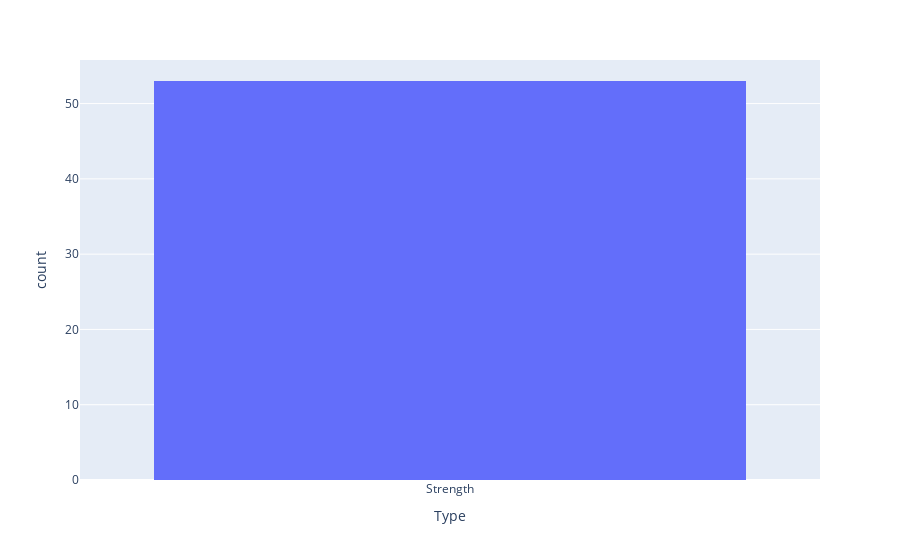
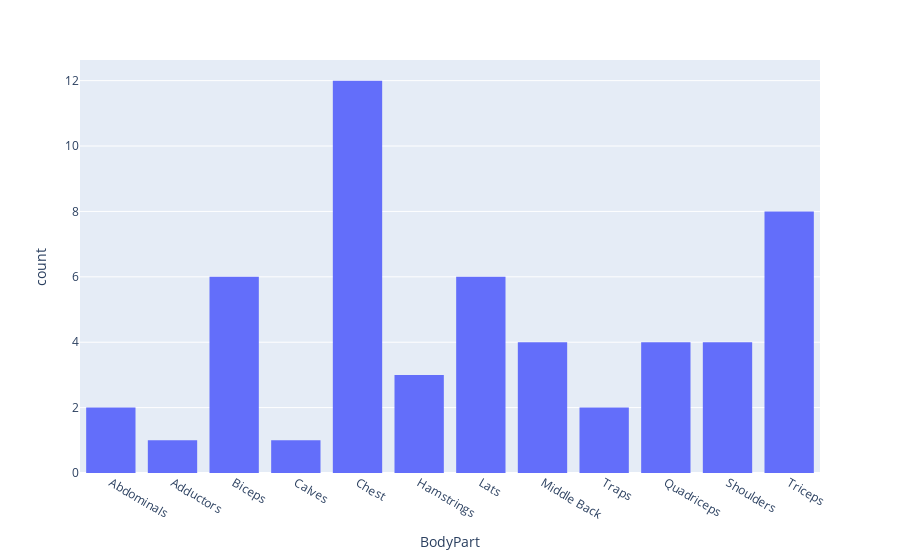
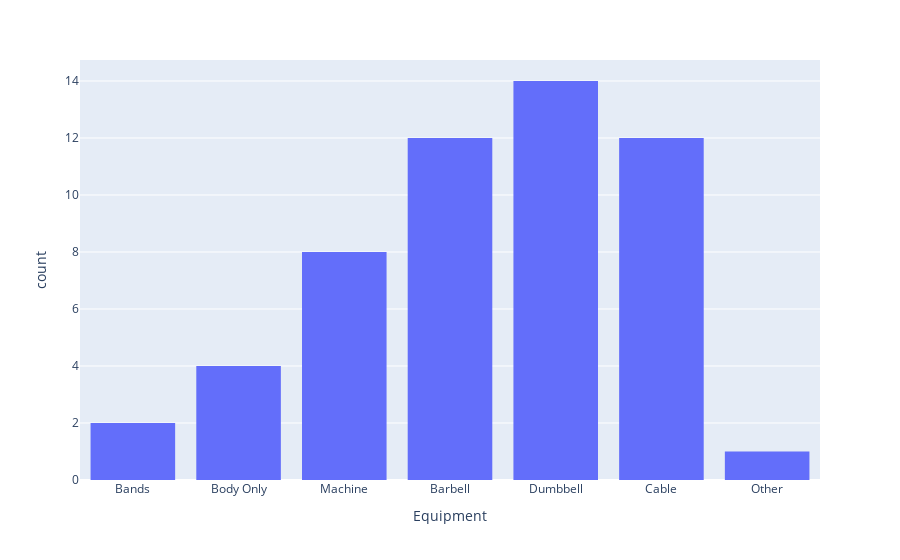
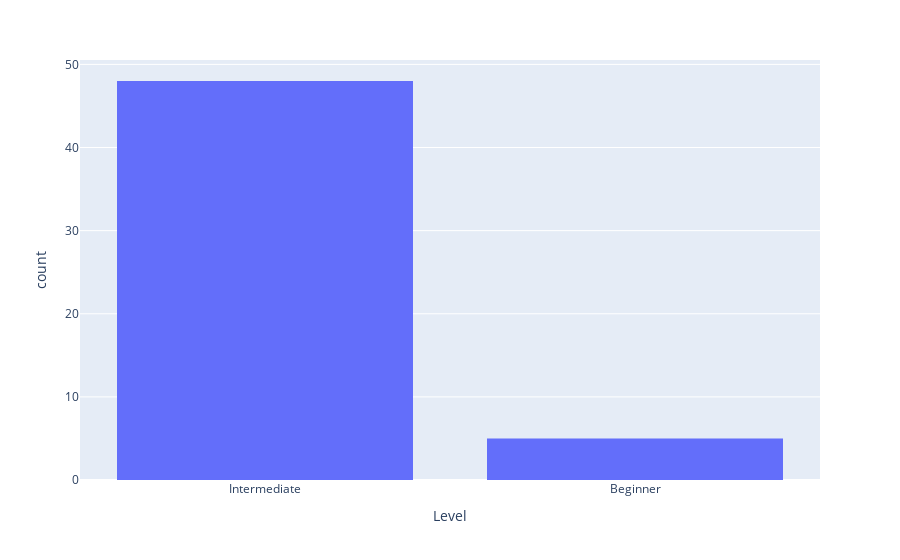

Write notebook code for charts like these, in order.
### Code cell
# Distributions of columns
for column in workout_exercises.drop(columns=["Desc", "Title"]).columns:
    fig = px.histogram(workout_exercises, x=column)
    fig.show()

### Figure 1 — Plotly figure (JSON) as saved in the notebook; plotly's stock layout.template omitted (floating-point values rounded to 4 significant figures)
{"data": [{"alignmentgroup": "True", "bingroup": "x", "hovertemplate": "Type=%{x}<br>count=%{y}<extra></extra>", "legendgroup": "", "marker": {"color": "#636efa", "pattern": {"shape": ""}}, "name": "", "offsetgroup": "", "orientation": "v", "showlegend": false, "x": ["Strength", "Strength", "Strength", "Strength", "Strength", "Strength", "Strength", "Strength", "Strength", "Strength", "Strength", "Strength", "Strength", "Strength", "Strength", "Strength", "Strength", "Strength", "Strength", "Strength", "Strength", "Strength", "Strength", "Strength", "Strength", "Strength", "Strength", "Strength", "Strength", "Strength", "Strength", "Strength", "Strength", "Strength", "Strength", "Strength", "Strength", "Strength", "Strength", "Strength", "Strength", "Strength", "Strength", "Strength", "Strength", "Strength", "Strength", "Strength", "Strength", "Strength", "Strength", "Strength", "Strength"], "xaxis": "x", "yaxis": "y", "type": "histogram"}], "layout": {"xaxis": {"anchor": "y", "domain": [0.0, 1.0], "title": {"text": "Type"}}, "yaxis": {"anchor": "x", "domain": [0.0, 1.0], "title": {"text": "count"}}, "legend": {"tracegroupgap": 0}, "margin": {"t": 60}, "barmode": "relative"}}

### Figure 2 — Plotly figure (JSON) as saved in the notebook; plotly's stock layout.template omitted (floating-point values rounded to 4 significant figures)
{"data": [{"alignmentgroup": "True", "bingroup": "x", "hovertemplate": "BodyPart=%{x}<br>count=%{y}<extra></extra>", "legendgroup": "", "marker": {"color": "#636efa", "pattern": {"shape": ""}}, "name": "", "offsetgroup": "", "orientation": "v", "showlegend": false, "x": ["Abdominals", "Abdominals", "Adductors", "Biceps", "Biceps", "Biceps", "Biceps", "Biceps", "Biceps", "Calves", "Chest", "Chest", "Chest", "Chest", "Chest", "Chest", "Chest", "Chest", "Chest", "Chest", "Chest", "Chest", "Hamstrings", "Hamstrings", "Hamstrings", "Lats", "Lats", "Lats", "Lats", "Lats", "Lats", "Middle Back", "Middle Back", "Middle Back", "Middle Back", "Traps", "Traps", "Quadriceps", "Quadriceps", "Quadriceps", "Quadriceps", "Shoulders", "Shoulders", "Shoulders", "Shoulders", "Triceps", "Triceps", "Triceps", "Triceps", "Triceps", "Triceps", "Triceps", "Triceps"], "xaxis": "x", "yaxis": "y", "type": "histogram"}], "layout": {"xaxis": {"anchor": "y", "domain": [0.0, 1.0], "title": {"text": "BodyPart"}}, "yaxis": {"anchor": "x", "domain": [0.0, 1.0], "title": {"text": "count"}}, "legend": {"tracegroupgap": 0}, "margin": {"t": 60}, "barmode": "relative"}}

### Figure 3 — Plotly figure (JSON) as saved in the notebook; plotly's stock layout.template omitted (floating-point values rounded to 4 significant figures)
{"data": [{"alignmentgroup": "True", "bingroup": "x", "hovertemplate": "Equipment=%{x}<br>count=%{y}<extra></extra>", "legendgroup": "", "marker": {"color": "#636efa", "pattern": {"shape": ""}}, "name": "", "offsetgroup": "", "orientation": "v", "showlegend": false, "x": ["Bands", "Body Only", "Machine", "Bands", "Barbell", "Barbell", "Dumbbell", "Dumbbell", "Cable", "Barbell", "Barbell", "Barbell", "Barbell", "Barbell", "Machine", "Machine", "Machine", "Cable", "Cable", "Cable", "Dumbbell", "Dumbbell", "Dumbbell", "Machine", "Machine", "Barbell", "Dumbbell", "Cable", "Cable", "Body Only", "Body Only", "Barbell", "Dumbbell", "Dumbbell", "Cable", "Dumbbell", "Dumbbell", "Barbell", "Other", "Machine", "Machine", "Dumbbell", "Dumbbell", "Cable", "Cable", "Barbell", "Barbell", "Dumbbell", "Dumbbell", "Cable", "Cable", "Cable", "Body Only"], "xaxis": "x", "yaxis": "y", "type": "histogram"}], "layout": {"xaxis": {"anchor": "y", "domain": [0.0, 1.0], "title": {"text": "Equipment"}}, "yaxis": {"anchor": "x", "domain": [0.0, 1.0], "title": {"text": "count"}}, "legend": {"tracegroupgap": 0}, "margin": {"t": 60}, "barmode": "relative"}}

### Figure 4 — Plotly figure (JSON) as saved in the notebook; plotly's stock layout.template omitted (floating-point values rounded to 4 significant figures)
{"data": [{"alignmentgroup": "True", "bingroup": "x", "hovertemplate": "Level=%{x}<br>count=%{y}<extra></extra>", "legendgroup": "", "marker": {"color": "#636efa", "pattern": {"shape": ""}}, "name": "", "offsetgroup": "", "orientation": "v", "showlegend": false, "x": ["Intermediate", "Intermediate", "Intermediate", "Intermediate", "Intermediate", "Intermediate", "Intermediate", "Intermediate", "Intermediate", "Intermediate", "Intermediate", "Intermediate", "Intermediate", "Intermediate", "Beginner", "Intermediate", "Intermediate", "Intermediate", "Intermediate", "Beginner", "Intermediate", "Intermediate", "Beginner", "Beginner", "Intermediate", "Intermediate", "Intermediate", "Intermediate", "Intermediate", "Beginner", "Intermediate", "Intermediate", "Intermediate", "Intermediate", "Intermediate", "Intermediate", "Intermediate", "Intermediate", "Intermediate", "Intermediate", "Intermediate", "Intermediate", "Intermediate", "Intermediate", "Intermediate", "Intermediate", "Intermediate", "Intermediate", "Intermediate", "Intermediate", "Intermediate", "Intermediate", "Intermediate"], "xaxis": "x", "yaxis": "y", "type": "histogram"}], "layout": {"xaxis": {"anchor": "y", "domain": [0.0, 1.0], "title": {"text": "Level"}}, "yaxis": {"anchor": "x", "domain": [0.0, 1.0], "title": {"text": "count"}}, "legend": {"tracegroupgap": 0}, "margin": {"t": 60}, "barmode": "relative"}}
